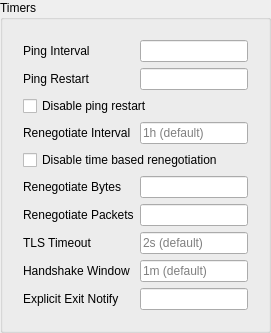
        <widget class="QGroupBox" name="timers_box">
         <property name="title">
          <string>Timers</string>
         </property>
         <layout class="QVBoxLayout" name="timers_box_layout">
          <item>
           <widget class="QWidget" name="timers_box_form_w" native="true">
            <layout class="QFormLayout" name="timers_box_form">
             <item row="0" column="0">
              <widget class="QLabel" name="ping_interval_l">
               <property name="toolTip">
                <string>&lt;html&gt;&lt;head/&gt;&lt;body&gt;&lt;p&gt;Whole seconds of silence before a data channel ping is sent. A server-pushed value overrides it.&lt;/p&gt;&lt;/body&gt;&lt;/html&gt;</string>
               </property>
               <property name="text">
                <string>Ping Interval</string>
               </property>
              </widget>
             </item>
             <item row="0" column="1">
              <widget class="QLineEdit" name="ping_interval"/>
             </item>
             <item row="1" column="0">
              <widget class="QLabel" name="ping_restart_l">
               <property name="toolTip">
                <string>&lt;html&gt;&lt;head/&gt;&lt;body&gt;&lt;p&gt;Whole seconds without a received packet before reconnecting. 120s is used for UDP with pull enabled.&lt;/p&gt;&lt;/body&gt;&lt;/html&gt;</string>
               </property>
               <property name="text">
                <string>Ping Restart</string>
               </property>
              </widget>
             </item>
             <item row="1" column="1">
              <widget class="QLineEdit" name="ping_restart"/>
             </item>
             <item row="2" column="0" colspan="2">
              <widget class="QCheckBox" name="ping_restart_disabled">
               <property name="toolTip">
                <string>&lt;html&gt;&lt;head/&gt;&lt;body&gt;&lt;p&gt;Disables the initial 120s UDP pull timeout and any configured ping restart. Conflicts with Ping Restart.&lt;/p&gt;&lt;/body&gt;&lt;/html&gt;</string>
               </property>
               <property name="text">
                <string>Disable ping restart</string>
               </property>
              </widget>
             </item>
             <item row="3" column="0">
              <widget class="QLabel" name="renegotiate_interval_l">
               <property name="toolTip">
                <string>&lt;html&gt;&lt;head/&gt;&lt;body&gt;&lt;p&gt;TLS renegotiation interval.&lt;/p&gt;&lt;/body&gt;&lt;/html&gt;</string>
               </property>
               <property name="text">
                <string>Renegotiate Interval</string>
               </property>
              </widget>
             </item>
             <item row="3" column="1">
              <widget class="QLineEdit" name="renegotiate_interval">
               <property name="placeholderText">
                <string>1h (default)</string>
               </property>
              </widget>
             </item>
             <item row="4" column="0" colspan="2">
              <widget class="QCheckBox" name="renegotiate_disabled">
               <property name="toolTip">
                <string>&lt;html&gt;&lt;head/&gt;&lt;body&gt;&lt;p&gt;Conflicts with Renegotiate Interval.&lt;/p&gt;&lt;/body&gt;&lt;/html&gt;</string>
               </property>
               <property name="text">
                <string>Disable time based renegotiation</string>
               </property>
              </widget>
             </item>
             <item row="5" column="0">
              <widget class="QLabel" name="renegotiate_bytes_l">
               <property name="toolTip">
                <string>&lt;html&gt;&lt;head/&gt;&lt;body&gt;&lt;p&gt;Renegotiate data channel keys after this many bytes. Empty uses the cipher-dependent default.&lt;/p&gt;&lt;/body&gt;&lt;/html&gt;</string>
               </property>
               <property name="text">
                <string>Renegotiate Bytes</string>
               </property>
              </widget>
             </item>
             <item row="5" column="1">
              <widget class="QLineEdit" name="renegotiate_bytes"/>
             </item>
             <item row="6" column="0">
              <widget class="QLabel" name="renegotiate_packets_l">
               <property name="toolTip">
                <string>&lt;html&gt;&lt;head/&gt;&lt;body&gt;&lt;p&gt;Renegotiate data channel keys after this many packets. Empty uses the cipher-dependent default.&lt;/p&gt;&lt;/body&gt;&lt;/html&gt;</string>
               </property>
               <property name="text">
                <string>Renegotiate Packets</string>
               </property>
              </widget>
             </item>
             <item row="6" column="1">
              <widget class="QLineEdit" name="renegotiate_packets"/>
             </item>
             <item row="7" column="0">
              <widget class="QLabel" name="tls_timeout_l">
               <property name="toolTip">
                <string>&lt;html&gt;&lt;head/&gt;&lt;body&gt;&lt;p&gt;Initial retransmission timeout for TLS control packets.&lt;/p&gt;&lt;/body&gt;&lt;/html&gt;</string>
               </property>
               <property name="text">
                <string>TLS Timeout</string>
               </property>
              </widget>
             </item>
             <item row="7" column="1">
              <widget class="QLineEdit" name="tls_timeout">
               <property name="placeholderText">
                <string>2s (default)</string>
               </property>
              </widget>
             </item>
             <item row="8" column="0">
              <widget class="QLabel" name="handshake_window_l">
               <property name="toolTip">
                <string>&lt;html&gt;&lt;head/&gt;&lt;body&gt;&lt;p&gt;Maximum time allowed for the initial handshake and each renegotiation.&lt;/p&gt;&lt;/body&gt;&lt;/html&gt;</string>
               </property>
               <property name="text">
                <string>Handshake Window</string>
               </property>
              </widget>
             </item>
             <item row="8" column="1">
              <widget class="QLineEdit" name="handshake_window">
               <property name="placeholderText">
                <string>1m (default)</string>
               </property>
              </widget>
             </item>
             <item row="9" column="0">
              <widget class="QLabel" name="explicit_exit_notify_l">
               <property name="toolTip">
                <string>&lt;html&gt;&lt;head/&gt;&lt;body&gt;&lt;p&gt;Number of exit notifications sent one second apart when closing a UDP connection.&lt;/p&gt;&lt;/body&gt;&lt;/html&gt;</string>
               </property>
               <property name="text">
                <string>Explicit Exit Notify</string>
               </property>
              </widget>
             </item>
             <item row="9" column="1">
              <widget class="QLineEdit" name="explicit_exit_notify"/>
             </item>
            </layout>
           </widget>
          </item>
         </layout>
        </widget>
